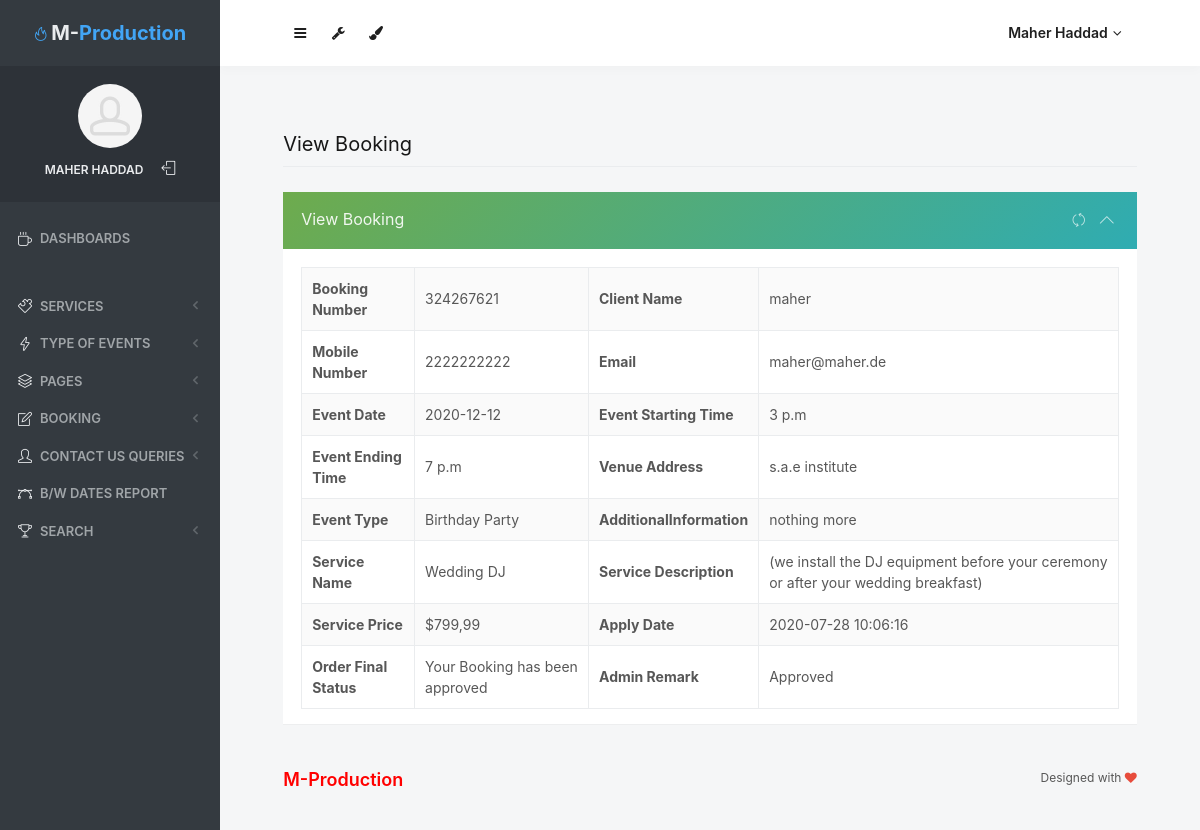
The app's page /admin/view-booking-detail.php?editid=8&&bookingid=324267621 (signed in) with its own data.
### tables this page shows
CREATE TABLE `tblbooking` (
  `ID` int(10) NOT NULL,
  `BookingID` int(10) DEFAULT NULL,
  `ServiceID` int(10) DEFAULT NULL,
  `Name` varchar(200) DEFAULT NULL,
  `MobileNumber` bigint(10) DEFAULT NULL,
  `Email` varchar(200) DEFAULT NULL,
  `EventDate` varchar(200) DEFAULT NULL,
  `EventStartingtime` varchar(200) DEFAULT NULL,
  `EventEndingtime` varchar(200) DEFAULT NULL,
  `VenueAddress` mediumtext,
  `EventType` varchar(200) DEFAULT NULL,
  `AdditionalInformation` mediumtext,
  `BookingDate` timestamp NULL DEFAULT CURRENT_TIMESTAMP,
  `Remark` varchar(200) DEFAULT NULL,
  `Status` varchar(200) DEFAULT NULL,
  `UpdationDate` timestamp NULL DEFAULT NULL ON UPDATE CURRENT_TIMESTAMP
);

CREATE TABLE `tblservice` (
  `ID` int(10) NOT NULL,
  `ServiceName` varchar(200) DEFAULT NULL,
  `SerDes` varchar(250) NOT NULL,
  `ServicePrice` varchar(200) DEFAULT NULL,
  `CreationDate` timestamp NULL DEFAULT CURRENT_TIMESTAMP
);

### admin/view-booking-detail.php (the view, shortened to what this page needs)
<?php
include('includes/dbconnection.php');
if (strlen($_SESSION['mProdId']==0)) {
  header('location:logout.php');
  } else{
?>
<!doctype html>
 <html lang="en" class="no-focus">
    <head>
<link rel="stylesheet" id="css-main" href="assets/css/codebase.min.css">
</head>
    <body>
        <div id="page-container" class="sidebar-o sidebar-inverse side-scroll page-header-fixed main-content-narrow">
             <?php include_once('includes/sidebar.php');?>
          <?php include_once('includes/header.php');?>
            <main id="main-container">
                <div class="content">
                    <h2 class="content-heading">View Booking</h2>
                    <div class="row">
                        <div class="col-md-12">
                            <div class="block block-themed">
                                <div class="block-header bg-gd-emerald">
                                    <h3 class="block-title">View Booking</h3>
                                    <div class="block-options">
                                        <button type="button" class="btn-block-option" data-toggle="block-option" data-action="state_toggle" data-action-mode="demo">
                                            <i class="si si-refresh"></i>
                                        </button>
                                        <button type="button" class="btn-block-option" data-toggle="block-option" data-action="content_toggle"></button>
                                    </div>
                                </div>
                                <div class="block-content">
                                    <?php
                  $eid=$_GET['editid'];
$sql="SELECT tblbooking.BookingID,tblbooking.Name,tblbooking.MobileNumber,tblbooking.Email,tblbooking.EventDate,tblbooking.EventStartingtime,tblbooking.EventEndingtime,tblbooking.VenueAddress,tblbooking.EventType,tblbooking.AdditionalInformation,tblbooking.BookingDate,tblbooking.Remark,tblbooking.Status,tblbooking.UpdationDate,tblservice.ServiceName,tblservice.SerDes,tblservice.ServicePrice from tblbooking join tblservice on tblbooking.ServiceID=tblservice.ID  where tblbooking.ID=:eid";
$query = $dbh -> prepare($sql);
$query-> bindParam(':eid', $eid, PDO::PARAM_STR);
$query->execute();
$results=$query->fetchAll(PDO::FETCH_OBJ);
$cnt=1;
if($query->rowCount() > 0)
{
foreach($results as $row)
{               ?>
                            <table border="1" class="table table-bordered table-striped table-vcenter js-dataTable-full-pagination">
                                            <tr>
    <th>Booking Number</th>
    <td><?php  echo $row->BookingID;?></td>
    <th>Client Name</th>
    <td><?php  echo $row->Name;?></td>
  </tr>
  <tr>
    <th>Mobile Number</th>
    <td><?php  echo $row->MobileNumber;?></td>
   <th>Email</th>
    <td><?php  echo $row->Email;?></td>
  </tr>
  <tr>
    <th>Event Date</th>
    <td><?php  echo $row->EventDate;?></td>
    <th>Event Starting Time</th>
    <td><?php  echo $row->EventStartingtime;?></td>
  </tr>
   <tr>
    <th>Event Ending Time</th>
    <td><?php  echo $row->EventEndingtime;?></td>
    <th>Venue Address</th>
    <td><?php  echo $row->VenueAddress;?></td>
  </tr>
  <tr>
    <th>Event Type</th>
    <td><?php  echo $row->EventType;?></td>
    <th>AdditionalInformation</th>
    <td><?php  echo $row->AdditionalInformation;?></td>
  </tr>
  <tr>
    <th>Service Name</th>
    <td><?php  echo $row->ServiceName;?></td>
    <th>Service Description</th>
    <td><?php  echo $row->SerDes;?></td>
  </tr>
   <tr>
    <th>Service Price</th>
    <td>$<?php  echo $row->ServicePrice;?></td>
    <th>Apply Date</th>
    <td><?php  echo $row->BookingDate;?></td>
  </tr>
  <tr>
     <th>Order Final Status</th>
    <td> <?php  $status=$row->Status;
if($row->Status=="Approved")
{
  echo "Your Booking has been approved";
}
     ;?></td>
     <th >Admin Remark</th>
    <?php if($row->Status==""){ ?>
                     <td><?php echo "Not Updated Yet"; ?></td>
<?php } else { ?>                  <td><?php  echo htmlentities($row->Status);?>
                  </td>
                  <?php } ?>
  </tr>
<?php $cnt=$cnt+1;}} ?>
</table>
                </div>
            </main>
          <?php include_once('includes/footer.php');?>
        </div>
    </body>
</html>
<?php }  ?>

### admin/includes/sidebar.php (shortened to what this page needs)
    <?php
    include('includes/dbconnection.php');
    if (strlen($_SESSION['mProdId']==0)) {
      header('location:logout.php');
      } else{
    ?>
   <nav id="sidebar">
                <div id="sidebar-scroll">
                    <div class="sidebar-content">
                        <div class="content-header content-header-fullrow px-15">
                            <div class="content-header-section text-center align-parent sidebar-mini-hidden">
                                <div class="content-header-item">
                                    <a class="link-effect font-w700" href="dashboard.php">
                                        <i class="si si-fire text-primary"></i>
                                        <span class="font-size-xl text-dual-primary-dark">M-</span><span class="font-size-xl text-primary">Production</span>
                                    </a>
                                </div>
                            </div>
                        </div>
                        <div class="content-side content-side-full content-side-user px-10 align-parent">
                            <div class="sidebar-mini-hidden-b text-center">
                                <a class="img-link" href="be_pages_generic_profile.html">
                                    <img class="img-avatar" src="assets/img/avatars/avatar.jpg" alt="">
                                </a>
                                <ul class="list-inline mt-10">
                                    <?php
$aid=$_SESSION['mProdId'];
$sql="SELECT AdminName from  tbladmin where ID=:aid";
$query = $dbh -> prepare($sql);
$query->bindParam(':aid',$aid,PDO::PARAM_STR);
$query->execute();
$results=$query->fetchAll(PDO::FETCH_OBJ);
$cnt=1;
if($query->rowCount() > 0)
{
foreach($results as $row)
{               ?>
                                    <li class="list-inline-item">
                                        <a class="link-effect text-dual-primary-dark font-size-xs font-w600 text-uppercase" href="admin-profile.php"><?php  echo $row->AdminName;?></a>
                                    </li><?php $cnt=$cnt+1;}} ?>
                                    <li class="list-inline-item">
                                        <a class="link-effect text-dual-primary-dark" href="logout.php">
                                            <i class="si si-logout"></i>
                                        </a>
                                    </li>
                                </ul>
                            </div>
                        </div>
                        <div class="content-side content-side-full">
                            <ul class="nav-main">
                                <li class="open">
                                    <a href="dashboard.php"><i class="si si-cup"></i><span class="sidebar-mini-hide">Dashboards</span></a>
                                </li>
                                <li class="nav-main-heading"><span class="sidebar-mini-visible">UI</span><span class="sidebar-mini-hidden"></span></li>
                                <li>
                                    <a class="nav-submenu" data-toggle="nav-submenu"><i class="si si-puzzle"></i><span class="sidebar-mini-hide"></span>Services</a>
                                </li>
                                <li>
                                    <a class="nav-submenu" data-toggle="nav-submenu" href="#"><i class="si si-energy"></i><span class="sidebar-mini-hide">Type of Events</span></a>
                                </li>
                                <li>
                                    <a class="nav-submenu" data-toggle="nav-submenu" href="#"><i class="si si-layers"></i><span class="sidebar-mini-hide">Pages</span></a>
                                </li>
                                <li>
                                    <a class="nav-submenu" data-toggle="nav-submenu" href="#"><i class="si si-note"></i><span class="sidebar-mini-hide">Booking</span></a>
                                </li>
                                <li>
                                    <a class="nav-submenu" data-toggle="nav-submenu" href="#"><i class="si si-user"></i><span class="sidebar-mini-hide">Contact Us Queries</span></a>
                                </li>
                                <li>
                                    <a  href="between-dates-report.php"><i class="si si-vector"></i><span class="sidebar-mini-hide">B/w Dates Report</span></a>
                                </li>
                                <li>
                                    <a class="nav-submenu" data-toggle="nav-submenu" href="#"><i class="si si-trophy"></i><span class="sidebar-mini-hide">Search</span></a>
                                </li>
                            </ul>
                        </div>
                    </div>
                </div>
            </nav>
           <?php }  ?>

### admin/includes/header.php (shortened to what this page needs)
   <?php
    include('includes/dbconnection.php');
    if (strlen($_SESSION['mProdId']==0)) {
      header('location:logout.php');
      } else{
    ?>
            <header id="page-header">
                <div class="content-header">
                    <div class="content-header-section">
                        <button type="button" class="btn btn-circle btn-dual-secondary" data-toggle="layout" data-action="sidebar_toggle">
                            <i class="fa fa-navicon"></i>
                        </button>
                        <div class="btn-group" role="group">
                            <button type="button" class="btn btn-circle btn-dual-secondary" id="page-header-options-dropdown" data-toggle="dropdown" aria-haspopup="true" aria-expanded="false">
                                <i class="fa fa-wrench"></i>
                            </button>
                        </div>
                        <div class="btn-group" role="group">
                            <button type="button" class="btn btn-circle btn-dual-secondary" id="page-header-themes-dropdown" data-toggle="dropdown" aria-haspopup="true" aria-expanded="false">
                                <i class="fa fa-paint-brush"></i>
                            </button>
                        </div>
                    </div>
                    <div class="content-header-section">
                        <div class="btn-group" role="group">
                            <?php
$aid=$_SESSION['mProdId'];
$sql="SELECT AdminName from  tbladmin where ID=:aid";
$query = $dbh -> prepare($sql);
$query->bindParam(':aid',$aid,PDO::PARAM_STR);
$query->execute();
$results=$query->fetchAll(PDO::FETCH_OBJ);
$cnt=1;
if($query->rowCount() > 0)
{
foreach($results as $row)
{               ?>
                            <button type="button" class="btn btn-rounded btn-dual-secondary" id="page-header-user-dropdown" data-toggle="dropdown" aria-haspopup="true" aria-expanded="false">
                                <?php  echo $row->AdminName;?><i class="fa fa-angle-down ml-5"></i>
                            </button>
                            <?php $cnt=$cnt+1;}} ?>
                        </div>
                    </div>
                </div>
            </header>
            <?php }  ?>

### records on screen
tblbooking: BookingID "324267621", Name "maher", MobileNumber "2222222222", Email "maher@maher.de", EventDate "2020-12-12", EventStartingtime "3 p.m", EventEndingtime "7 p.m", VenueAddress "s.a.e institute", EventType "Birthday Party", AdditionalInformation "nothing more", ServiceID.ServiceName "Wedding DJ", ServiceID.SerDes "(we install the DJ equipment before your ceremony or after your wedding breakfast)", ServiceID.ServicePrice "799,99", BookingDate "2020-07-28 10:06:16", shows "Your Booking has been approved", Status "Approved"

### other values on screen
$row->AdminName "MAHER HADDAD"
$row->AdminName "Maher Haddad"
